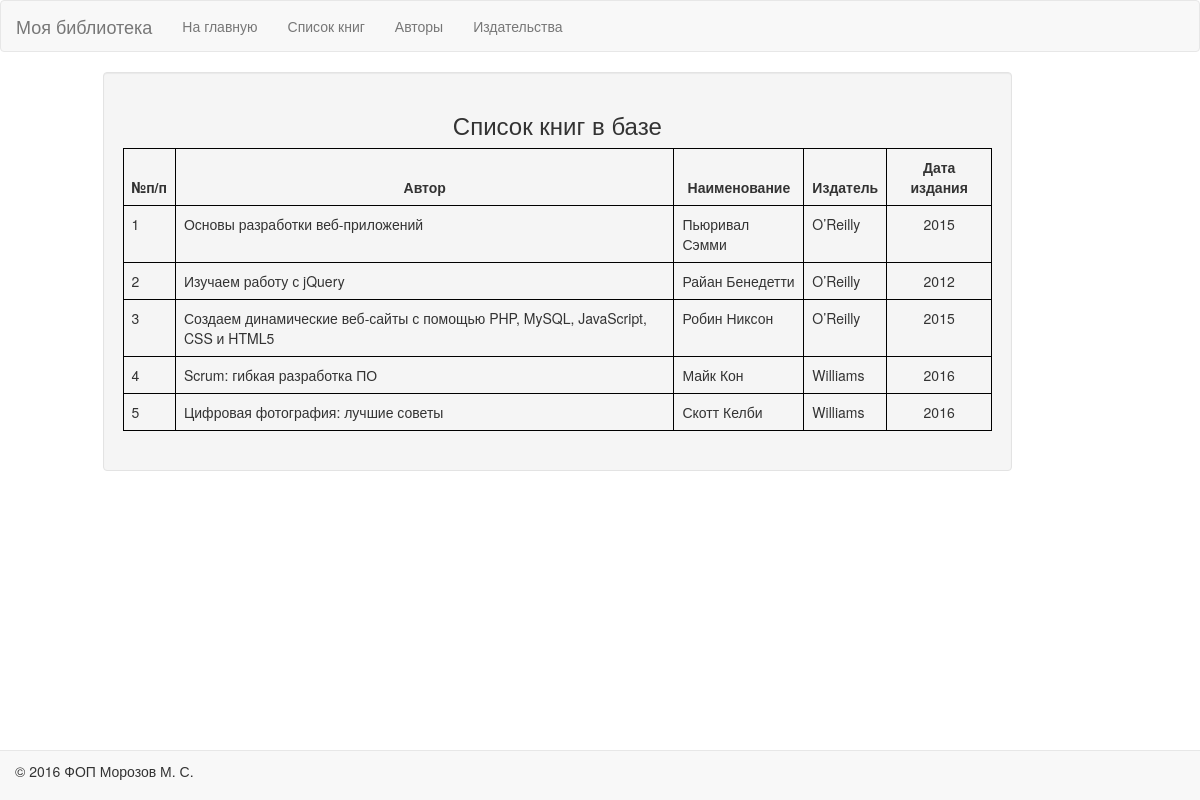
The page / on the database its author committed.
### tables this page shows
CREATE TABLE `book` (
  `id` int(11) NOT NULL AUTO_INCREMENT COMMENT 'Уникальный ИД',
  `title` text NOT NULL COMMENT 'Название книги',
  `author_id` int(11) NOT NULL COMMENT 'ИД Автора',
  `publisher_id` int(11) NOT NULL COMMENT 'ИД Издателя',
  `publish_year` char(4) NOT NULL COMMENT 'Год издания',
  PRIMARY KEY (`id`),
  UNIQUE KEY `idbook_UNIQUE` (`id`),
  KEY `id_author` (`author_id`),
  KEY `id_publisher` (`publisher_id`),
  CONSTRAINT `id_book_auth` FOREIGN KEY (`author_id`) REFERENCES `author` (`id`) ON DELETE CASCADE ON UPDATE CASCADE,
  CONSTRAINT `id_book_publisher` FOREIGN KEY (`publisher_id`) REFERENCES `publisher` (`id`) ON DELETE CASCADE ON UPDATE CASCADE
);

CREATE TABLE `publisher` (
  `id` int(11) NOT NULL AUTO_INCREMENT COMMENT 'Уникальный ИД издательства',
  `title` char(100) NOT NULL DEFAULT 'The издатель' COMMENT 'Название издательства',
  PRIMARY KEY (`id`),
  UNIQUE KEY `id_UNIQUE` (`id`)
);

### common/title.php (called while the page is built)
<?php
$title = 'Моя библиотека';
include 'header.php';

### models/book.php (called while the page is built, shortened)
<?php
class Book_Model{
	private static function getDB(){
		$db = new mysqli(DB_HOSTNAME, DB_USERNAME, DB_PASSWORD, DB_DATABASE, DB_PORT);
		$db->set_charset("utf8");
		$db->query("SET SQL_MODE = ''");
		return $db;
	}
	public static function getBook($id = ''){
		$db = Book_Model::getDB();
		$sql = "select p.title as 'publisher', p.id as 'publisher_id', " .
				"b.title as 'title', " .
				"CONCAT(a.first_name, ' ', a.last_name) as 'author', a.id as 'auth_id', " .
				"b.publish_year as 'pub_year' " .
				"from  book as b JOIN author as a on b.author_id = a.id " .
				"JOIN publisher as p on b.publisher_id = p.id " .
				"ORDER BY publisher";
		$res = $db->query($sql);
		$to_ret = [];
		if (!$db->errno) {
			if($res instanceof mysqli_result){
				while(($curr_res = $res->fetch_assoc())){
					$to_ret[] = $curr_res;
				}
			}
		}else {
			echo $db->error;
		}
		return $to_ret;
	}
}
?>

### templates/home.php (the view)
<?php
include_once 'models/book.php';
$data = Book_Model::getBook();
?>
<div class="row">
	<div class=col-lg-offset-1>
		<div class="col-lg-10">
			<?php if(count($data) == 0) { ?>
				<h2> Сожелею, но в базе сейчас нет ни одонй книги </h2>
			<?php } else { ?>
				<div class="well">
					<h3 style="text-align: center;">Список книг в базе</h3>
					<table class="table table-bordered">
						<thead>
							<tr style="border: 1px solid black;">
								<th style="text-align: center;border: 1px solid black;width: 1%; white-space: nowrap;">№п/п</th>
								<th style="text-align: center;border: 1px solid black;">Автор</th>
								<th style="text-align: center;border: 1px solid black;">Наименование</th>
								<th style="text-align: center;border: 1px solid black;">Издатель</th>
								<th style="text-align: center;border: 1px solid black;">Дата издания</th>
							</tr>
						</thead>
						<tbody>
							<?php foreach($data as $nom=>$row) { ?>
								<tr>
									<td style="border: 1px solid black;width: 1%; white-space: nowrap;"><?=++$nom;?></td>
									<td style="border: 1px solid black;"><?=$row['title'];?></td>
									<td style="border: 1px solid black;"><?=$row['author'];?></td>
									<td style="border: 1px solid black;"><?=$row['publisher'];?></td>
									<td style="border: 1px solid black;text-align: center;"><?=$row['pub_year'];?></td>
								</tr>
							<?php } ?>
						</tbody>
					</table>
				</div>
			<?php } ?>
		</div>
	</div>
</div>

### common/header.php (shortened to what this page needs)
<!DOCTYPE html>
<html>
<head>
	  <link rel="stylesheet" href="https://maxcdn.bootstrapcdn.com/bootstrap/3.3.7/css/bootstrap.min.css">
	<link rel="stylesheet" href="https://maxcdn.bootstrapcdn.com/font-awesome/4.6.3/css/font-awesome.min.css">
	<link rel="stylesheet" href="common/mcm.css">
</head>
<body>
<?php include 'menu.php';?>

### common/menu.php
<nav class="navbar navbar-default">
    <div class="container-fluid">
        <div class="navbar-header">
            <a class="navbar-brand" href="#"><?=isset($title) ? $title : '';?></a>
        </div>
            <ul class="nav navbar-nav">
                <li><a href="?page=home">На главную</a></li>
                <li><a href="?page=home">Список книг</a></li>
                <li><a href="?page=authors">Авторы</a></li>
                <li><a href="?page=publishers">Издательства</a></li>
            </ul>
     </div>
</nav>

### common/footer.php (shortened to what this page needs)
<footer class="navbar navbar-fixed-bottom navbar-default">
<div class="container-fluid" style="margin-top: 10px">
<p>&copy; 2016 ФОП Морозов М. С.</p>
</div>
</footer>
</body>
</html>

### index.php (shortened to what this page needs)
<?php
include_once 'common/title.php';
include_once 'common/footer.php';
$req_page = isset($_GET['page']) ? $_GET['page'] : "home";
$file_name = '.' . DS . 'templates' . DS . $req_page . '.php';
$req_page = file_exists($file_name) ? $req_page : '404';
switch ($req_page) {
	case 'home' :
		include_once 'templates' . DIRECTORY_SEPARATOR . 'home.php';
		break;
}
$pageContent = ob_get_contents();
include_once 'templates' . DIRECTORY_SEPARATOR . '_layout.php';

### templates/_layout.php
<?php
    global $pageContent, $pageTitle;
?>
<?php
    include_once 'common/title.php';
?>
<?php echo $pageContent; ?>
<?php
    include_once 'common/footer.php';
?>

### rows shown on the page
book: title "Основы разработки веб-приложений", author "Пьюривал Сэмми", publisher.title "O’Reilly", publish_year "2015"
book: title "Изучаем работу с jQuery", author "Райан Бенедетти", publisher.title "O’Reilly", publish_year "2012"
book: title "Создаем динамические веб-сайты с помощью PHP, MySQL, JavaScript, CSS и HTML5", author "Робин Никсон", publisher.title "O’Reilly", publish_year "2015"
book: title "Scrum: гибкая разработка ПО", author "Майк Кон", publisher.title "Williams", publish_year "2016"
book: title "Цифровая фотография: лучшие советы", author "Скотт Келби", publisher.title "Williams", publish_year "2016"

### other values the page prints
$title "Моя библиотека"
